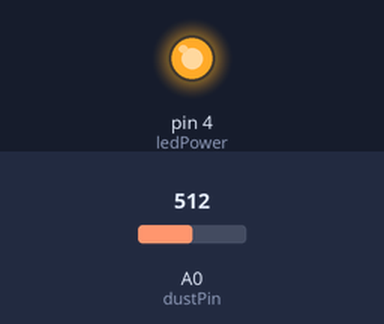
Bench run of a sketch on a simulated Arduino Uno, built with avr-gcc and run on an emulated ATmega328P. Shown: output pins drawn as LEDs (lit = HIGH). The test bench sets the inputs (shaded band); at power-on: A0 (dustPin) = 512. What the sketch prints to the serial monitor is not drawn.

Above: at 0.1 s.
Timing chart, 0 to 1.6 s (numbered marks = the images above):
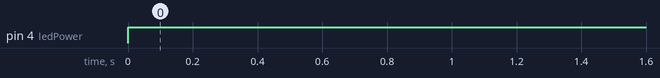

The sketch:

arduino_blue_to_smart.ino
```cpp
#include <SoftwareSerial.h>
// SoftwareSerial(RX, TX)
SoftwareSerial BTSerial(2, 3);

int dustPin = A0;
float dustVal = 0;
float dustDensity = 0;
float dustDensityug = 0;
float voMeasured = 0;
float calcVoltage = 0;
float sumVoltage =0;
byte *dustbyte = (byte *) &dustDensityug;

int index = 0;
int ledPower = 4;
int delayTime = 280;
int delayTime2 = 40;
float offTime = 9680;

// 아두이노 기본 9600 속도 셋팅 밎 센서 pin 설정
void setup(){
  Serial.begin(9600);
  BTSerial.begin(9600);
  pinMode(ledPower,OUTPUT);
  pinMode(4, OUTPUT);
}

void loop(){
  // delay time과 delay time 2만큼의 시간동안 측정 그후 9600만큼 장치 딜레이
  digitalWrite(ledPower, LOW); // power on the LED
  delayMicroseconds(delayTime);

  dustVal=analogRead(dustPin);
  calcVoltage = dustVal * (5.0 / 1024);

  delayMicroseconds(delayTime2);

  digitalWrite(ledPower, HIGH); // turn the LED off
  delayMicroseconds(offTime);

  delay(1000);

  // 약 10번을 측정하여 평균값을 매긴후 블루투스 스트림에 써줌 그후
  if(index == 10) {
    dustDensityug = dustDensityug/10;
    sumVoltage = sumVoltage/10;
    BTSerial.write(dustbyte, 4);
    BTSerial.write(".");
    Serial.print("Dust Density [ug/m3]: ");
    Serial.println(dustDensityug);
    Serial.print("votage : ");
    Serial.println(sumVoltage);
    dustDensityug = 0;
    sumVoltage = 0;
    index = 0;
  }
  else {
    sumVoltage = sumVoltage + calcVoltage;
    dustDensity = (0.17 * calcVoltage - 0.11)*1000;
    if(dustDensity < 0 || dustDensity > 200 ) {
      dustDensityug = dustDensityug + 0;
    }
    else {
      dustDensityug = dustDensityug + dustDensity;
    }
    index++;
  }
}
```

Measured:
- by itself, pin 4 (ledPower): LOW → HIGH at 0.00 s
